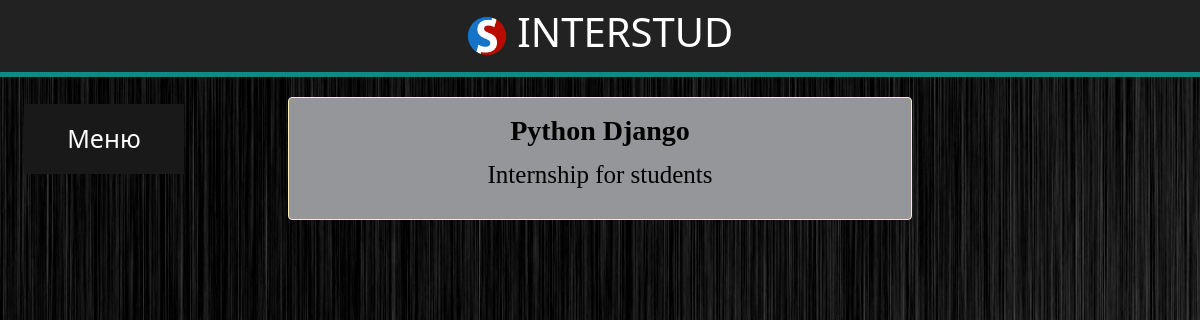
The page /job/ on the database as committed earlier.
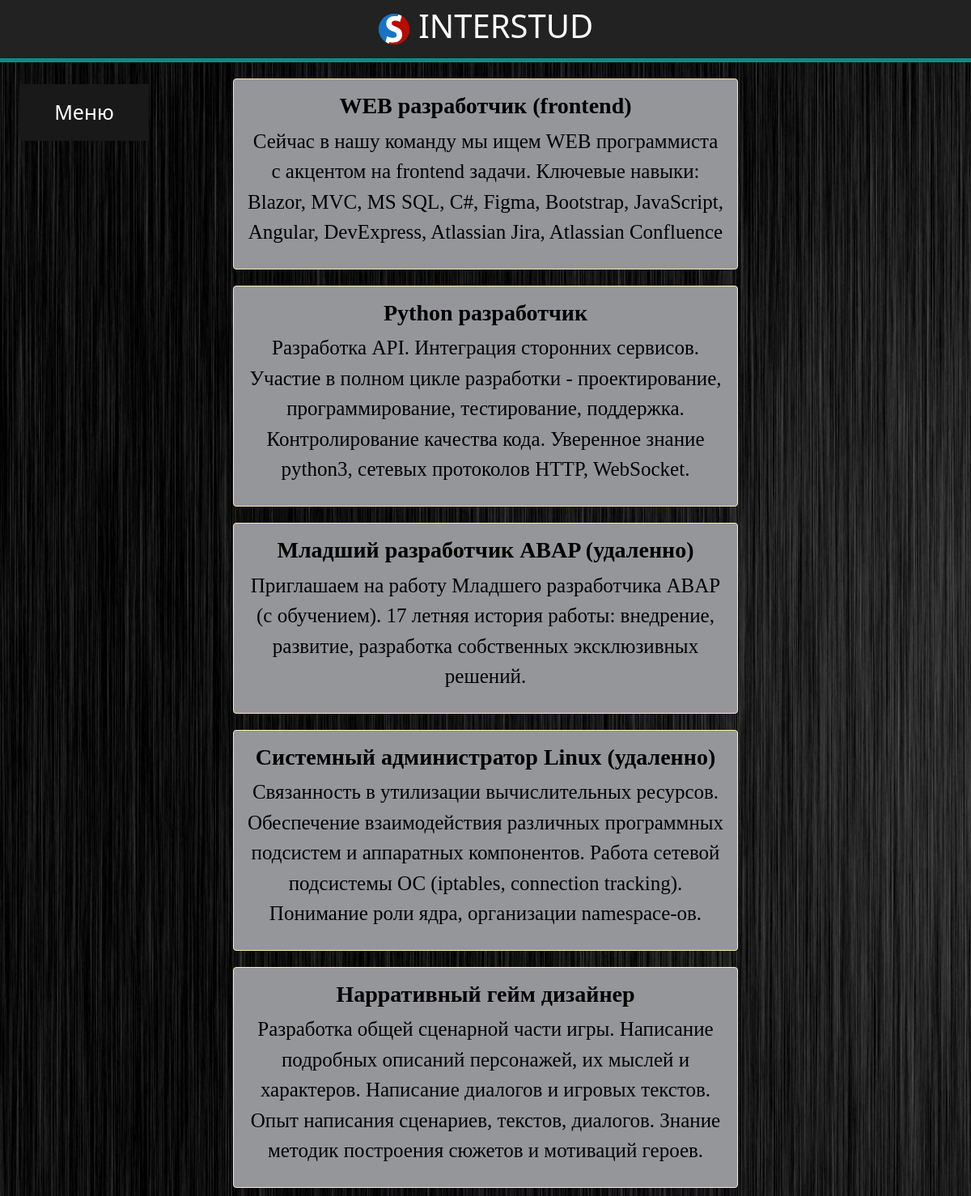
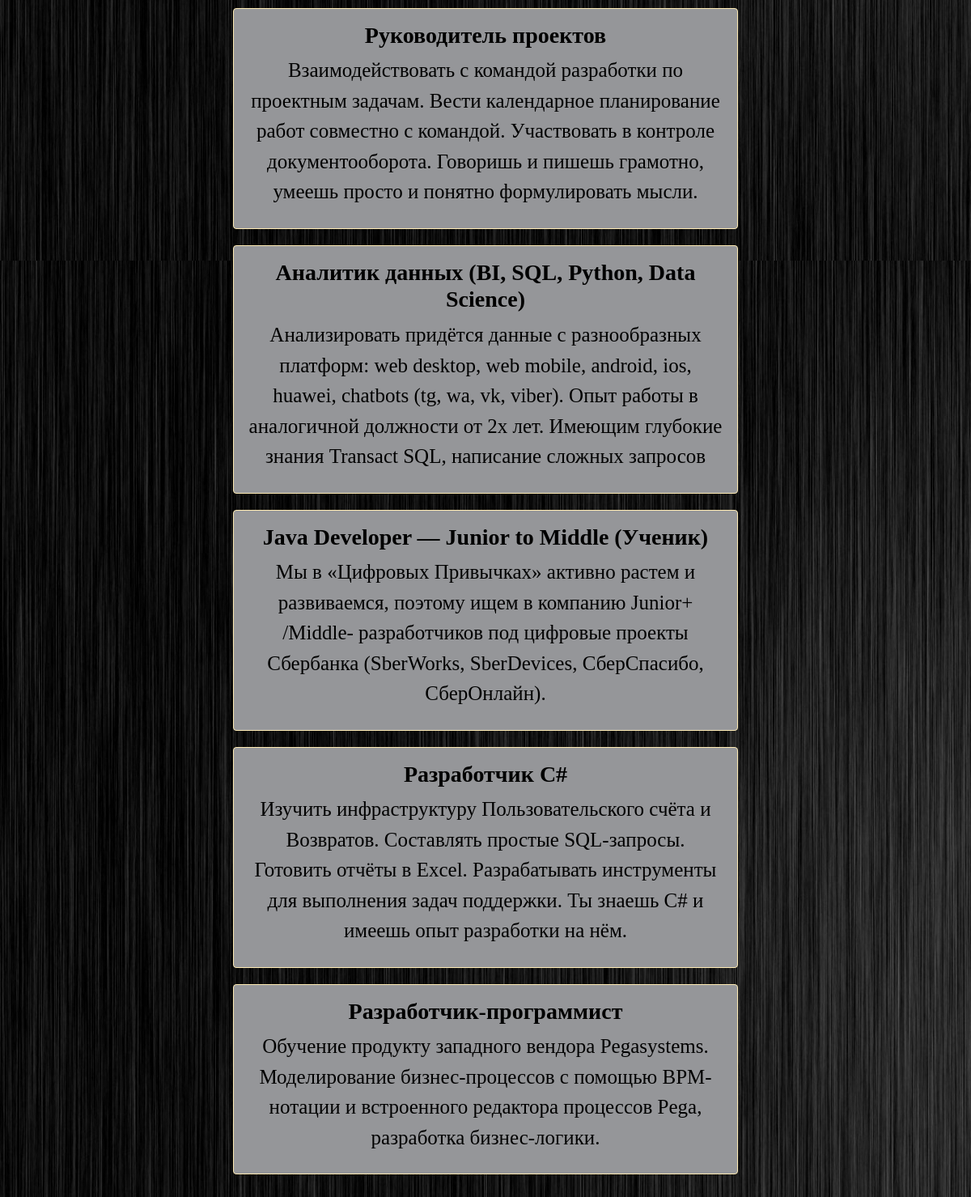
The same page on the database as committed later (2 pictures, top to bottom).
### job/models.py (models this page shows, shortened)
class Job(models.Model):
    title = models.CharField('Название', max_length=50, default='')
    specialty = models.CharField('Специализация', max_length=50, default='')
    salary = models.IntegerField('Зарплата', default=0)
    full_part_time = models.BooleanField('Занятость', default=False)
    work_graph = models.CharField('График работы', max_length=20, default='')
    company = models.CharField('Название компании', max_length=50, default='')
    post_date = models.DateTimeField(default=now)
    score = models.BigIntegerField(default=0)
    number_of_ratings = models.BigIntegerField(default=0)
    anons = models.CharField('Анонс', max_length=250)
    full_text = models.TextField('Статья')
    image = models.ImageField(blank=True, upload_to='job_images/', help_text='150x150px', verbose_name='Ссылка картинки')

### job/views.py (the view)
# urls.py: path('', views.job_home, name='job_home'),
def job_home(request):
    jobs = Job.objects.all()
    return render(request, 'job/job_home.html', {'jobs': jobs})

### job/templates/job/job_home.html (shortened to what this page needs)
{% extends 'main/layout.html' %}
{% block content %}
<div class="header">
    <h1><img src="/media/logo.png" , width='40'>      INTERSTUD</h1>
</div>
<div class='features'>
    {% for el in jobs %}
    <div class="alert alert-warning" id="job_tablet">
        <a href="{% url 'job_detail' el.id %}">
            <h3><strong>{{ el.title }}</strong></h3>
            <p>{{ el.anons }}</p>
        </a>
    </div>
    {% endfor %}
</div>
{% endblock %}

### main/templates/main/layout.html (shortened to what this page needs)
{% load static %}
<!DOCTYPE html>
<html lang="en">
<head>
    <link rel="stylesheet" href="https://cdn.jsdelivr.net/npm/bootstrap@5.1.3/dist/css/bootstrap.min.css">
    <link rel="stylesheet" href="{% static 'main/css/main.css' %}">
    <link rel="stylesheet" href="https://use.fontawesome.com/releases/v5.8.2/css/all.css">
</head>
<body>
    <div class="dropdown">
            <button onclick="myFunction()" class="dropbtn"> Меню</button>
        </div>
    <main>
        {% block content %}
        {% endblock %}
    </main>
</body>
</html>

### main/static/main/css/main.css (style rules this page uses)
* { margin: 0; padding: 0; box-sizing: border-box; }
html, body { background: #2c3031; background-image: url("333.jpg"); }
.dropbtn { background-color: #1a1919; color: #ffffff; padding: 16px; min-width: 160px; font-size: 25px; border: none; cursor: pointer; }
.dropdown { position: fixed; display: inline-block; left: 2vw; margin-top: 13vh; }
main .features { float: center; left: 100px; color: rgb(164, 165, 163); margin-left: auto; margin-right: auto; margin-bottom: 10px; text-align: left; width: 65%; padding-bottom: 5px; height: 100%; font-family: Palatino, URW Palladio L, serif }
main .features h3 { text-align: center; }
main .features p { font-size: 25px; }
main .header { display: inline-block; position: relative; padding-top: 1vh; padding-bottom: 1vh; min-height: 10%; border-bottom: 5px solid rgb(16, 138, 132); text-align: center; font-size: 55px; color: #fff; width: 100%; background-color: #222222; }
#job_tablet { color: #fff; float: center; clear: both; width: 80%; margin: 20px auto; text-align: center; padding-bottom: 10px; background-color: rgb(149, 150, 153); }
.alert-warning { color: #fff; float: center; clear: both; width: 80%; margin: 20px auto; text-align: center; padding-bottom: 10px; background-color: rgb(197, 207, 175); }
a:hover, a:visited, a:link, a:active { text-decoration: none; color: #000; }

Rows that differ between the two databases and show on the page:
changed Job: title "Python Django" → "WEB разработчик (frontend)"; anons "Internship for students" → "Сейчас в нашу команду мы ищем WEB программиста c акцентом на frontend задачи. Ключевые навыки: Blazor, MVC, MS SQL, C#, Figma, Bootstrap, JavaScript, Angular, DevExpress, Atlassian Jira, Atlassian Confluence"
added Job: title "Python разработчик", anons "Разработка API. Интеграция сторонних сервисов. Участие в полном цикле разработки - проектирование, программирование, тестирование, поддержка. Контролирование качества кода. Уверенное знание python3, сетевых протоколов HTTP, WebSocket."
added Job: title "Младший разработчик ABAP (удаленно)", anons "Приглашаем на работу Младшего разработчика ABAP (с обучением). 17 летняя история работы: внедрение, развитие, разработка собственных эксклюзивных решений."
added Job: title "Системный администратор Linux (удаленно)", anons "Связанность в утилизации вычислительных ресурсов. Обеспечение взаимодействия различных программных подcистем и аппаратных компонентов. Работа сетевой подсистемы ОС (iptables, connection tracking). Понимание роли ядра, организации namespace-ов."
added Job: title "Нарративный гейм дизайнер", anons "Разработка общей сценарной части игры. Написание подробных описаний персонажей, их мыслей и характеров. Написание диалогов и игровых текстов. Опыт написания сценариев, текстов, диалогов. Знание методик построения сюжетов и мотиваций героев."
added Job: title "Руководитель проектов", anons "Взаимодействовать с командой разработки по проектным задачам. Вести календарное планирование работ совместно с командой. Участвовать в контроле документооборота. Говоришь и пишешь грамотно, умеешь просто и понятно формулировать мысли."
added Job: title "Аналитик данных (BI, SQL, Python, Data Science)", anons "Анализировать придётся данные с разнообразных платформ: web desktop, web mobile, android, ios, huawei, chatbots (tg, wa, vk, viber). Опыт работы в аналогичной должности от 2х лет. Имеющим глубокие знания Transact SQL, написание сложных запросов"
added Job: title "Java Developer — Junior to Middle (Ученик)", anons "Мы в «Цифровых Привычках» активно растем и развиваемся, поэтому ищем в компанию Junior+ /Middle- разработчиков под цифровые проекты Сбербанка (SberWorks, SberDevices, СберСпасибо, СберОнлайн)."
added Job: title "Разработчик C#", anons "Изучить инфраструктуру Пользовательского счёта и Возвратов. Составлять простые SQL-запросы. Готовить отчёты в Excel. Разрабатывать инструменты для выполнения задач поддержки. Ты знаешь C# и имеешь опыт разработки на нём."
added Job: title "Разработчик-программист", anons "Обучение продукту западного вендора Pegasystems. Моделирование бизнес-процессов с помощью BPM-нотации и встроенного редактора процессов Pega, разработка бизнес-логики."
